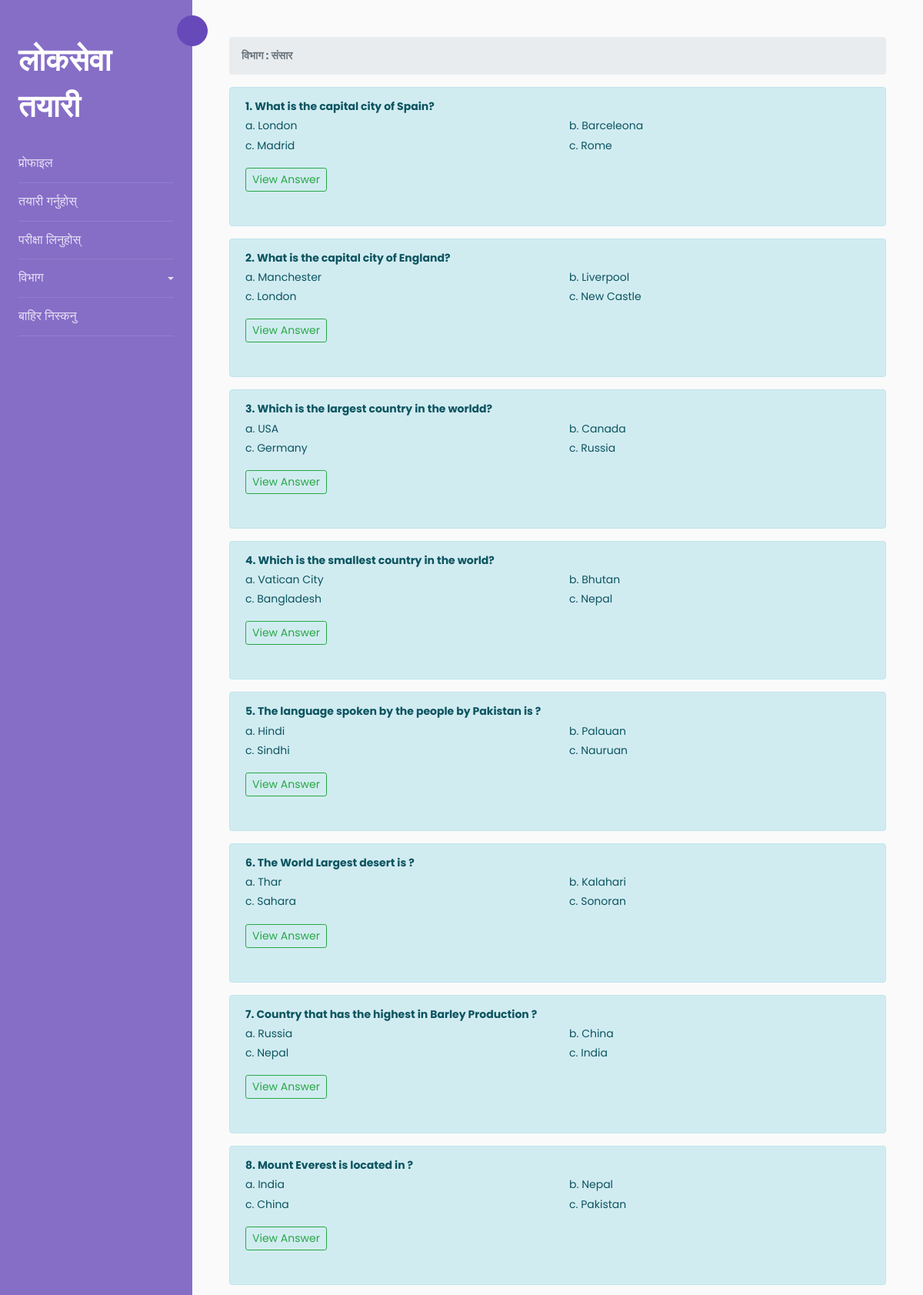
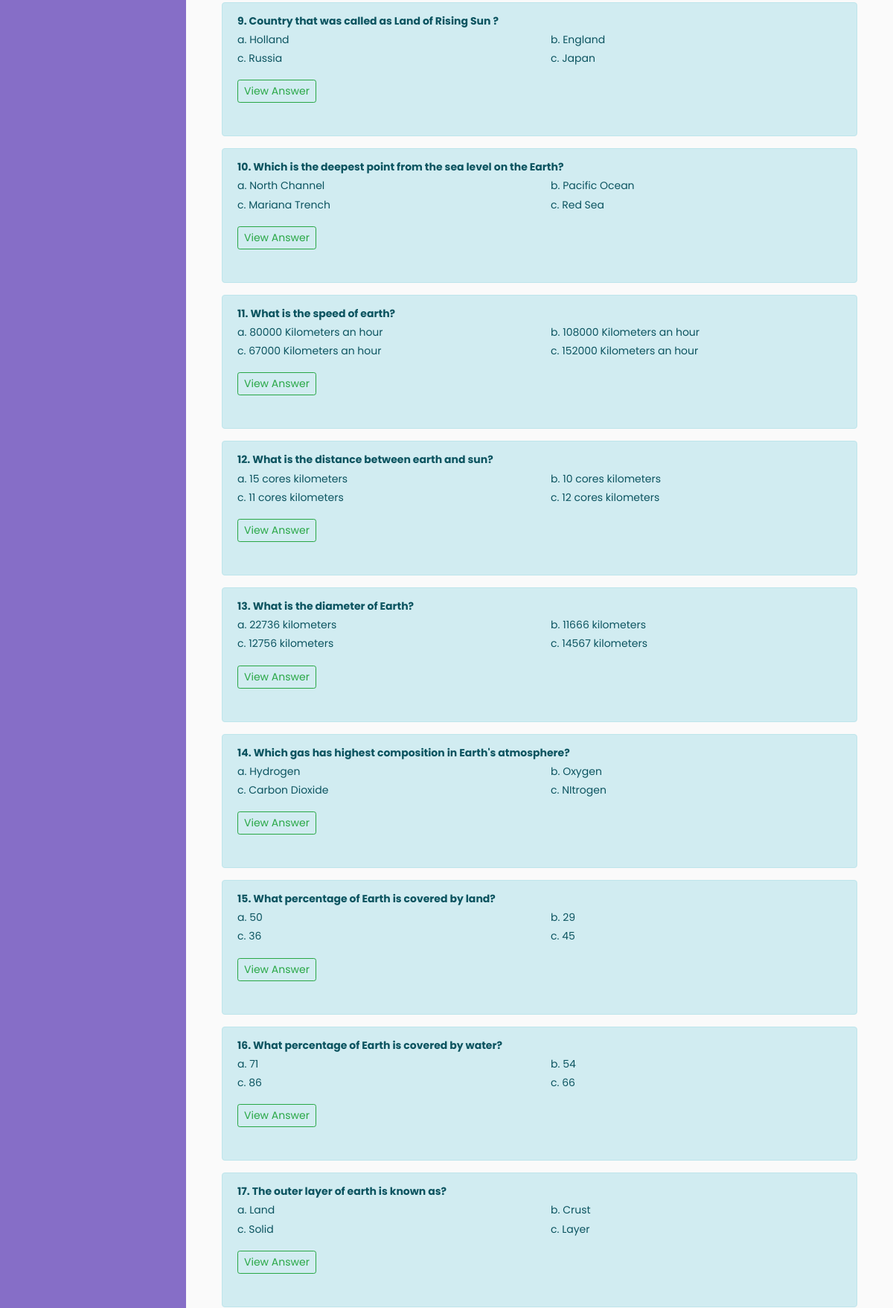
/category/3/ (signed in, upper part), run on the app's committed database (2 pictures, top to bottom).
### Loksewa/models.py (models this page shows, shortened)
class Category(models.Model):
    category=models.CharField(max_length=50,blank=False)
    created_at=models.DateTimeField(auto_now_add=True)
    updated_at=models.DateTimeField(auto_now=True)
    def __str__(self):
        return f"{self.category}"

class Questions(models.Model):
    question=models.CharField(max_length=255,blank=False)
    category=models.ForeignKey(Category,on_delete=models.CASCADE)
    created_at=models.DateTimeField(auto_now_add=True)
    updated_at=models.DateTimeField(auto_now=True)
    def __str__(self):
        return f"{self.question}"

class Answer(models.Model):
    question = models.OneToOneField(Questions,on_delete=models.CASCADE)
    answer1 = models.CharField(max_length=50, blank=False)
    answer2 = models.CharField(max_length=50, blank=False)
    answer3 = models.CharField(max_length=50, blank=False)
    answer4 = models.CharField(max_length=50, blank=False)
    correctAnswer=models.CharField(max_length=50,blank=False)

### Loksewa/views.py (the view)
# urls.py: path('category/<int:id>/',views.category,name='category')
@login_required(login_url='/login')
def category(request,id):
    category=Category.objects.all()
    questions=Questions.objects.filter(category_id=id)
    categoryaccessed = questions[0].category
    context={
        'category':category,
        'categoryaccessed':categoryaccessed,
        'questions':questions
    }
    return render(request,'categories.html',context)

### templates/categories.html (shortened to what this page needs)
{% extends 'base.html' %}
{% block content %}
<nav aria-label="breadcrumb">
  <ol class="breadcrumb">
    <strong><li class="breadcrumb-item active" aria-current="page">विभाग : {{categoryaccessed.category}}</li></strong>
  </ol>
</nav>
{% for question in questions %}
    <div class="alert alert-info" role="alert">
        <strong>{{forloop.counter}}. {{question}}</strong><br>
        <div class="row">
            <div class="col-md-6">
                a. {{question.answer.answer1}}<br>
                c. {{question.answer.answer3}}
            </div>
            <div class="col-md-6">
                b. {{question.answer.answer2}}<br>
                c. {{question.answer.answer4}}
            </div>
        </div>
        <p>
          <a class="btn btn-outline-success btn-sm my-3" data-toggle="collapse" href="#collapse{{question.id}}" role="button" aria-expanded="false" aria-controls="collapseExample">
            View Answer
          </a>
        </p>
    </div>
{% endfor %}
{% endblock %}

### data on the page
Category: category "संसार"
Questions: question "What is the capital city of Spain?", answer.answer1 "London", answer.answer3 "Madrid", answer.answer2 "Barceleona", answer.answer4 "Rome"
Questions: question "What is the capital city of England?", answer.answer1 "Manchester", answer.answer3 "London", answer.answer2 "Liverpool", answer.answer4 "New Castle"
Questions: question "Which is the largest country in the worldd?", answer.answer1 "USA", answer.answer3 "Germany", answer.answer2 "Canada", answer.answer4 "Russia"
Questions: question "Which is the smallest country in the world?", answer.answer1 "Vatican City", answer.answer3 "Bangladesh", answer.answer2 "Bhutan", answer.answer4 "Nepal"
Questions: question "The language spoken by the people by Pakistan is ?", answer.answer1 "Hindi", answer.answer3 "Sindhi", answer.answer2 "Palauan", answer.answer4 "Nauruan"
Questions: question "The World Largest desert is ?", answer.answer1 "Thar", answer.answer3 "Sahara", answer.answer2 "Kalahari", answer.answer4 "Sonoran"
Questions: question "Country that has the highest in Barley Production ?", answer.answer1 "Russia", answer.answer3 "Nepal", answer.answer2 "China", answer.answer4 "India"
Questions: question "Mount Everest is located in ?", answer.answer1 "India", answer.answer3 "China", answer.answer2 "Nepal", answer.answer4 "Pakistan"
Questions: question "Country that was called as Land of Rising Sun ?", answer.answer1 "Holland", answer.answer3 "Russia", answer.answer2 "England", answer.answer4 "Japan"
Questions: question "Which is the deepest point from the sea level on the Earth?", answer.answer1 "North Channel", answer.answer3 "Mariana Trench", answer.answer2 "Pacific Ocean", answer.answer4 "Red Sea"
Questions: question "What is the speed of earth?", answer.answer1 "80000 Kilometers an hour", answer.answer3 "67000 Kilometers an hour", answer.answer2 "108000 Kilometers an hour", answer.answer4 "152000 Kilometers an hour"
Questions: question "What is the distance between earth and sun?", answer.answer1 "15 cores kilometers", answer.answer3 "11 cores kilometers", answer.answer2 "10 cores kilometers", answer.answer4 "12 cores kilometers"
Questions: question "What is the diameter of Earth?", answer.answer1 "22736 kilometers", answer.answer3 "12756 kilometers", answer.answer2 "11666 kilometers", answer.answer4 "14567 kilometers"
Questions: question "Which gas has highest composition in Earth's atmosphere?", answer.answer1 "Hydrogen", answer.answer3 "Carbon Dioxide", answer.answer2 "Oxygen", answer.answer4 "NItrogen"
Questions: question "What percentage of Earth is covered by land?", answer.answer1 "50", answer.answer3 "36", answer.answer2 "29", answer.answer4 "45"
Questions: question "What percentage of Earth is covered by water?", answer.answer1 "71", answer.answer3 "86", answer.answer2 "54", answer.answer4 "66"
Questions: question "The outer layer of earth is known as?", answer.answer1 "Land", answer.answer3 "Solid", answer.answer2 "Crust", answer.answer4 "Layer"
